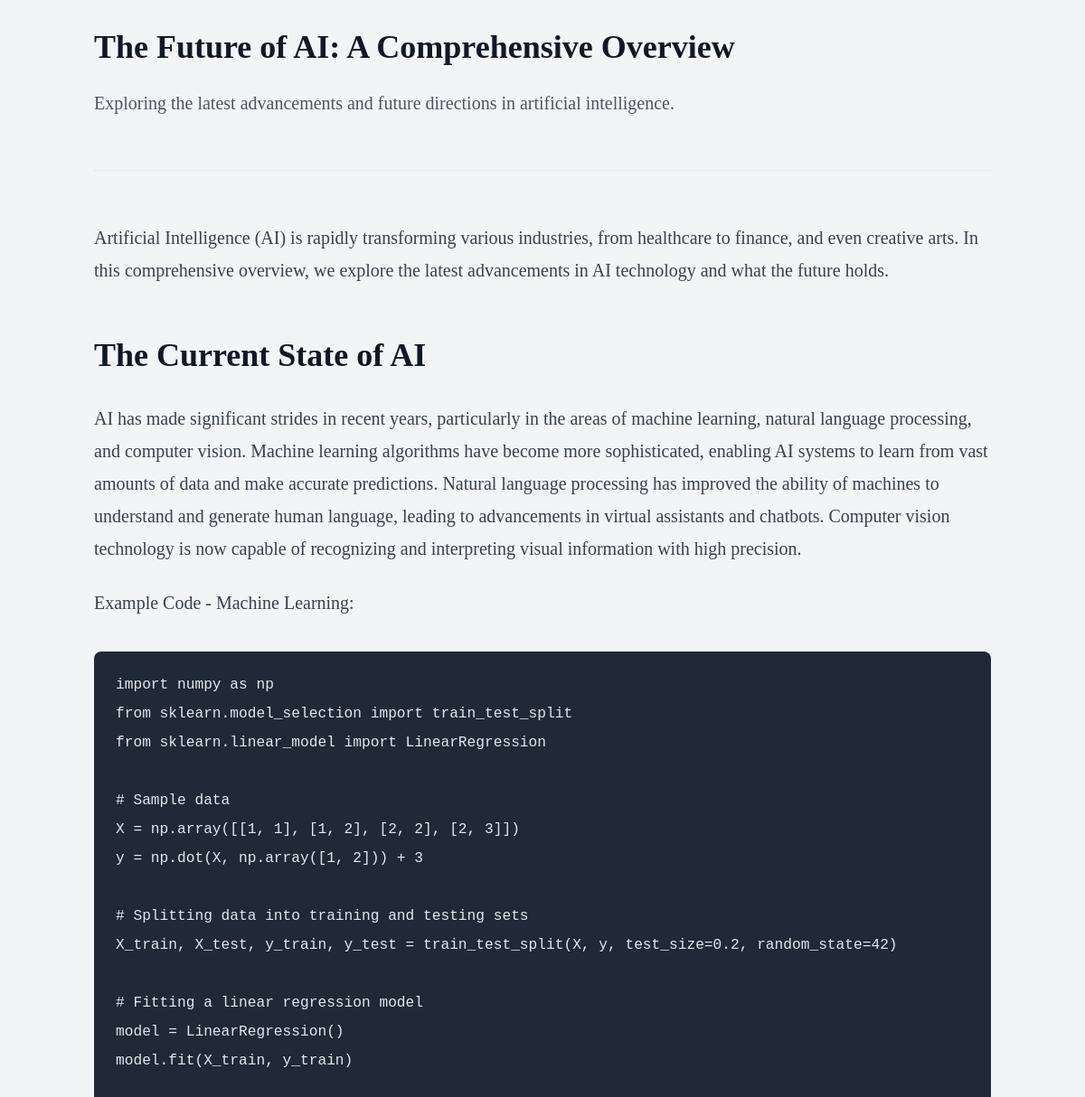
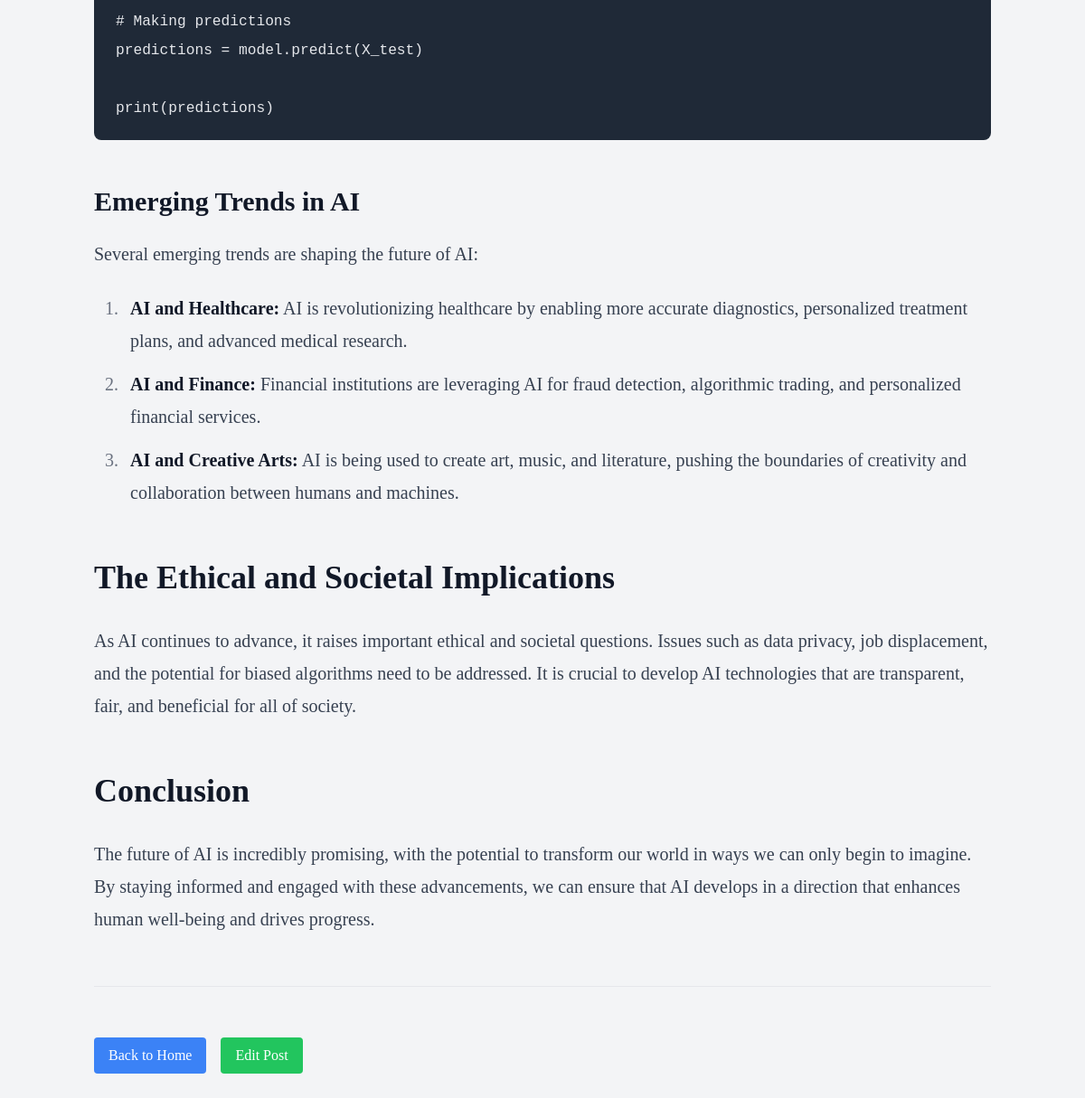
/post/1, run on the app's committed database (2 pictures, top to bottom).
### tables this page shows
CREATE TABLE posts (
    id INTEGER PRIMARY KEY AUTOINCREMENT,
    title TEXT NOT NULL,
    short_desc TEXT,
    content TEXT NOT NULL,
    created_at TIMESTAMP DEFAULT CURRENT_TIMESTAMP
);

### app.py (the view)
@app.route('/post/<int:post_id>')
def show_post(post_id):
    post = get_post(post_id)
    if post:
        post = dict(post)
        post['content'] = mistune.markdown(post['content'])
        return render_template('post.html', post=post,  post_id=post_id)
    else:
        return 'Post not found', 404

### app.py (called while the page is built)
@app.teardown_appcontext
def close_connection(exception):
    db = getattr(g, '_database', None)
    if db is not None:
        db.close()

def get_post(post_id):
    db = get_db()
    cursor = db.cursor()
    cursor.execute('SELECT * FROM posts WHERE id = ?', (post_id,))
    post = cursor.fetchone()
    return post

### db.py (called while the page is built)
def get_db():
    if 'db' not in g:
        g.db = sqlite3.connect(
            current_app.config['DATABASE'],
            detect_types=sqlite3.PARSE_DECLTYPES
        )
        g.db.row_factory = sqlite3.Row
    return g.db

### templates/post.html
{% extends 'base.html' %}
{% block content %}
    <article class="prose lg:prose-xl max-w-none mx-auto">
        <h1 class="text-4xl font-bold mb-4">{{ post['title'] }}</h1>
        <p class="text-gray-600 mb-6">{{ post['short_desc'] }}</p>
        <div class="content">
            {{ post['content'] | safe }}
        </div>
    </article>
    <div class="mt-8 flex space-x-4">
        <a href="/" class="inline-block px-4 py-2 bg-blue-500 text-white rounded hover:bg-blue-600">Back to Home</a>
        {% if post_id %}
            <a href="/edit/{{ post_id }}" class="inline-block px-4 py-2 bg-green-500 text-white rounded hover:bg-green-600">Edit Post</a>
        {% endif %}
    </div>
{% endblock %}

### data on the page
posts: title "The Future of AI: A Comprehensive Overview", short_desc "Exploring the latest advancements and future directions in artificial intelligence.", content "Artificial Intelligence (AI) is rapidly transforming various industries, from healthcare to finance, and even creative arts. In this comprehensive overview, we explore the latest advancements in AI technology and what the future holds. The Current State of AI AI has made significant strides in recent years, particularly in the areas of machine learning, natural language processing, and computer vision. Machine learning algorithms have become more sophisticated, enabling AI systems to learn from vast amounts of data and make accurate predictions. Natural language processing has improved the ability of machines to understand and generate human language, leading to advancements in virtual…"
